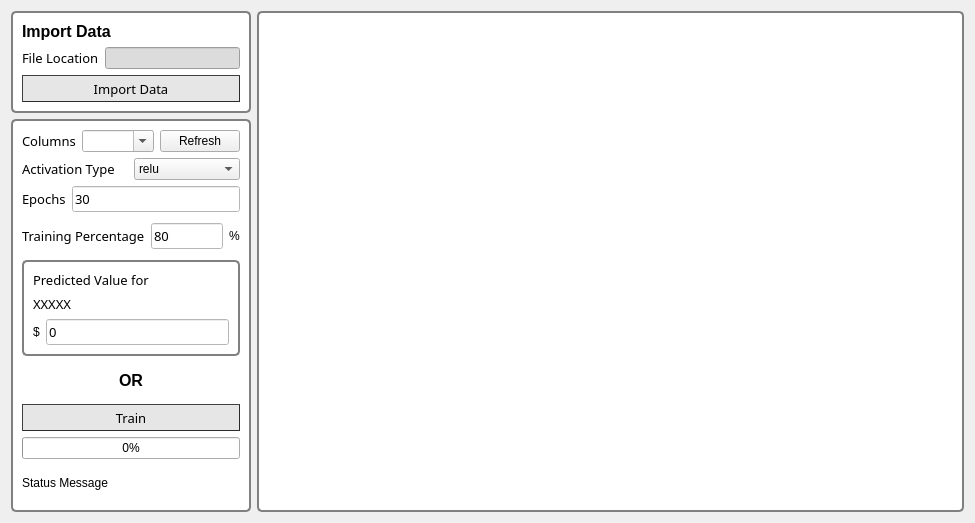
<?xml version="1.0" encoding="UTF-8"?>
<ui version="4.0">
 <class>Dialog</class>
 <widget class="QDialog" name="Dialog">
  <property name="geometry">
   <rect>
    <x>0</x>
    <y>0</y>
    <width>975</width>
    <height>523</height>
   </rect>
  </property>
  <property name="windowTitle">
   <string>Dialog</string>
  </property>
  <layout class="QGridLayout" name="gridLayout">
   <item row="0" column="0">
    <layout class="QHBoxLayout" name="horizontalLayout_4" stretch="1,3">
     <item>
      <layout class="QVBoxLayout" name="verticalLayout_2" stretch="1,10">
       <item>
        <widget class="QGroupBox" name="groupBox_2">
         <property name="styleSheet">
          <string notr="true">QGroupBox {
background-color: white;
border: 2px solid gray;
 border-radius: 5px;

 }

QGroupBox::title {
subcontrol-origin: margin;
subcontrol-position: top center;
 color: black;
}</string>
         </property>
         <property name="title">
          <string/>
         </property>
         <layout class="QGridLayout" name="gridLayout_4">
          <item row="0" column="0">
           <layout class="QVBoxLayout" name="verticalLayout_6">
            <item>
             <widget class="QLabel" name="label_31">
              <property name="font">
               <font>
                <family>MS Sans Serif</family>
                <pointsize>12</pointsize>
                <weight>75</weight>
                <bold>true</bold>
               </font>
              </property>
              <property name="text">
               <string>Import Data</string>
              </property>
             </widget>
            </item>
            <item>
             <layout class="QHBoxLayout" name="horizontalLayout_15">
              <item>
               <widget class="QLabel" name="label_37">
                <property name="font">
                 <font>
                  <family>MS Reference Sans Serif</family>
                  <pointsize>10</pointsize>
                 </font>
                </property>
                <property name="text">
                 <string>File Location</string>
                </property>
               </widget>
              </item>
              <item>
               <widget class="QLineEdit" name="lineEdit_loc">
                <property name="styleSheet">
                 <string notr="true">QLineEdit{
background-color : rgb(220, 220, 220);
}</string>
                </property>
                <property name="readOnly">
                 <bool>true</bool>
                </property>
               </widget>
              </item>
             </layout>
            </item>
           </layout>
          </item>
          <item row="1" column="0">
           <widget class="QPushButton" name="pushButton_import">
            <property name="minimumSize">
             <size>
              <width>0</width>
              <height>27</height>
             </size>
            </property>
            <property name="font">
             <font>
              <family>MS Reference Sans Serif</family>
              <pointsize>10</pointsize>
             </font>
            </property>
            <property name="styleSheet">
             <string notr="true">QPushButton{     background:rgb(230, 230, 230);

border-style: outset;
border-width: 1px;
border-color: rgb(43, 43, 43);


}
QPushButton:disabled{background-color :rgb(206, 207, 216);}

QPushButton:focus:pressed{ background-color: black; }

QPushButton:hover{    background:rgb(221, 237, 255);
color : black; }
</string>
            </property>
            <property name="text">
             <string>Import Data</string>
            </property>
           </widget>
          </item>
         </layout>
        </widget>
       </item>
       <item>
        <widget class="QGroupBox" name="groupBox_4">
         <property name="styleSheet">
          <string notr="true">QGroupBox {
background-color: white;
border: 2px solid gray;
 border-radius: 5px;

 }

QGroupBox::title {
subcontrol-origin: margin;
subcontrol-position: top center;
 color: black;
}</string>
         </property>
         <property name="title">
          <string/>
         </property>
         <layout class="QGridLayout" name="gridLayout_3">
          <item row="1" column="0">
           <layout class="QVBoxLayout" name="verticalLayout_5">
            <item>
             <layout class="QHBoxLayout" name="horizontalLayout_13">
              <item>
               <widget class="QLabel" name="label_36">
                <property name="font">
                 <font>
                  <family>MS Reference Sans Serif</family>
                  <pointsize>10</pointsize>
                 </font>
                </property>
                <property name="text">
                 <string>Columns</string>
                </property>
               </widget>
              </item>
              <item>
               <widget class="QComboBox" name="comboBox_columns">
                <property name="editable">
                 <bool>true</bool>
                </property>
               </widget>
              </item>
              <item>
               <widget class="QPushButton" name="pushButton_refresh">
                <property name="text">
                 <string>Refresh</string>
                </property>
               </widget>
              </item>
             </layout>
            </item>
            <item>
             <layout class="QHBoxLayout" name="horizontalLayout_12">
              <item>
               <widget class="QLabel" name="label_30">
                <property name="font">
                 <font>
                  <family>MS Reference Sans Serif</family>
                  <pointsize>10</pointsize>
                 </font>
                </property>
                <property name="text">
                 <string>Activation Type</string>
                </property>
               </widget>
              </item>
              <item>
               <widget class="QComboBox" name="comboBox_actType">
                <item>
                 <property name="text">
                  <string>relu</string>
                 </property>
                </item>
                <item>
                 <property name="text">
                  <string>sigmoid</string>
                 </property>
                </item>
                <item>
                 <property name="text">
                  <string>softmax</string>
                 </property>
                </item>
                <item>
                 <property name="text">
                  <string>selu</string>
                 </property>
                </item>
               </widget>
              </item>
             </layout>
            </item>
            <item>
             <layout class="QHBoxLayout" name="horizontalLayout_2">
              <item>
               <widget class="QLabel" name="label_29">
                <property name="font">
                 <font>
                  <family>MS Reference Sans Serif</family>
                  <pointsize>10</pointsize>
                 </font>
                </property>
                <property name="text">
                 <string>Epochs</string>
                </property>
               </widget>
              </item>
              <item>
               <widget class="QLineEdit" name="lineEdit_epochs">
                <property name="font">
                 <font>
                  <family>MS Reference Sans Serif</family>
                  <pointsize>10</pointsize>
                 </font>
                </property>
                <property name="styleSheet">
                 <string notr="true">QLineEdit{ background-color: rgb(255, 255, 255);
}
QLineEdit:focus { background-color:rgb(255, 255, 255);}</string>
                </property>
                <property name="text">
                 <string>30</string>
                </property>
               </widget>
              </item>
             </layout>
            </item>
            <item>
             <layout class="QHBoxLayout" name="horizontalLayout_11">
              <item>
               <widget class="QLabel" name="label_28">
                <property name="font">
                 <font>
                  <family>MS Reference Sans Serif</family>
                  <pointsize>10</pointsize>
                 </font>
                </property>
                <property name="text">
                 <string>Training Percentage</string>
                </property>
               </widget>
              </item>
              <item>
               <widget class="QLineEdit" name="lineEdit_trainingPercentage">
                <property name="font">
                 <font>
                  <family>MS Reference Sans Serif</family>
                  <pointsize>10</pointsize>
                 </font>
                </property>
                <property name="styleSheet">
                 <string notr="true">QLineEdit{ background-color: rgb(255, 255, 255);
}
QLineEdit:focus { background-color:rgb(255, 255, 255);}</string>
                </property>
                <property name="text">
                 <string>80</string>
                </property>
               </widget>
              </item>
              <item>
               <widget class="QLabel" name="label_freqS_sg_1">
                <property name="text">
                 <string>%</string>
                </property>
               </widget>
              </item>
             </layout>
            </item>
            <item>
             <widget class="QGroupBox" name="groupBox_5">
              <property name="styleSheet">
               <string notr="true">QGroupBox {
background-color: white;
border: 2px solid gray;
 border-radius: 5px;

 }

QGroupBox::title {
subcontrol-origin: margin;
subcontrol-position: top center;
 color: black;
}</string>
              </property>
              <property name="title">
               <string/>
              </property>
              <layout class="QGridLayout" name="gridLayout_2">
               <item row="1" column="0">
                <layout class="QVBoxLayout" name="verticalLayout_4">
                 <item>
                  <layout class="QVBoxLayout" name="verticalLayout">
                   <item>
                    <widget class="QLabel" name="label_34">
                     <property name="font">
                      <font>
                       <family>MS Reference Sans Serif</family>
                       <pointsize>10</pointsize>
                      </font>
                     </property>
                     <property name="text">
                      <string>Predicted Value for </string>
                     </property>
                    </widget>
                   </item>
                   <item>
                    <widget class="QLabel" name="label_prediction">
                     <property name="font">
                      <font>
                       <family>MS Reference Sans Serif</family>
                       <pointsize>10</pointsize>
                      </font>
                     </property>
                     <property name="text">
                      <string>XXXXX</string>
                     </property>
                    </widget>
                   </item>
                  </layout>
                 </item>
                 <item>
                  <layout class="QHBoxLayout" name="horizontalLayout">
                   <item>
                    <widget class="QLabel" name="label_span_4">
                     <property name="text">
                      <string>$</string>
                     </property>
                    </widget>
                   </item>
                   <item>
                    <widget class="QLineEdit" name="lineEdit_prediction">
                     <property name="font">
                      <font>
                       <family>MS Reference Sans Serif</family>
                       <pointsize>10</pointsize>
                      </font>
                     </property>
                     <property name="styleSheet">
                      <string notr="true">QLineEdit{ background-color: rgb(255, 255, 255);
}
QLineEdit:focus { background-color:rgb(255, 255, 255);}</string>
                     </property>
                     <property name="text">
                      <string>0</string>
                     </property>
                    </widget>
                   </item>
                  </layout>
                 </item>
                </layout>
               </item>
              </layout>
             </widget>
            </item>
            <item>
             <widget class="QLabel" name="label_39">
              <property name="font">
               <font>
                <family>MS Sans Serif</family>
                <pointsize>12</pointsize>
                <weight>75</weight>
                <bold>true</bold>
               </font>
              </property>
              <property name="text">
               <string>OR</string>
              </property>
              <property name="alignment">
               <set>Qt::AlignCenter</set>
              </property>
             </widget>
            </item>
            <item>
             <widget class="QPushButton" name="pushButton_train">
              <property name="minimumSize">
               <size>
                <width>0</width>
                <height>27</height>
               </size>
              </property>
              <property name="font">
               <font>
                <family>MS Reference Sans Serif</family>
                <pointsize>10</pointsize>
               </font>
              </property>
              <property name="styleSheet">
               <string notr="true">QPushButton{     background:rgb(230, 230, 230);

border-style: outset;
border-width: 1px;
border-color: rgb(43, 43, 43);


}
QPushButton:disabled{background-color :rgb(206, 207, 216);}

QPushButton:focus:pressed{ background-color: black; }

QPushButton:hover{    background:rgb(221, 237, 255);
color : black; }
</string>
              </property>
              <property name="text">
               <string>Train</string>
              </property>
             </widget>
            </item>
            <item>
             <widget class="QProgressBar" name="progressBar_train">
              <property name="value">
               <number>0</number>
              </property>
             </widget>
            </item>
            <item>
             <widget class="QLabel" name="label_sm">
              <property name="text">
               <string>Status Message</string>
              </property>
             </widget>
            </item>
           </layout>
          </item>
         </layout>
        </widget>
       </item>
      </layout>
     </item>
     <item>
      <layout class="QVBoxLayout" name="verticalLayout_9" stretch="10">
       <item>
        <widget class="QGroupBox" name="groupBox_7">
         <property name="styleSheet">
          <string notr="true">QGroupBox {
background-color: white;
border: 2px solid gray;
 border-radius: 5px;

 }

QGroupBox::title {
subcontrol-origin: margin;
subcontrol-position: top center;
 color: black;
}</string>
         </property>
         <property name="title">
          <string/>
         </property>
         <layout class="QGridLayout" name="gridLayout_13">
          <item row="0" column="0">
           <layout class="QGridLayout" name="gridLayout_graph"/>
          </item>
         </layout>
        </widget>
       </item>
      </layout>
     </item>
    </layout>
   </item>
  </layout>
 </widget>
 <resources/>
 <connections/>
</ui>
